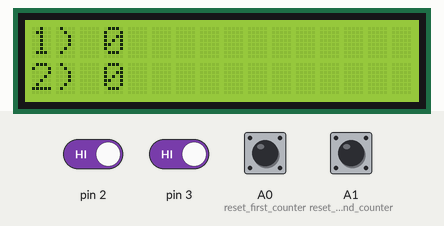
Bench run of a sketch on a simulated Arduino Uno, built with avr-gcc and run on an emulated ATmega328P. On the bench: 16×2 character LCD. The test bench sets the inputs (shaded band); at power-on: A0 (reset_first_counter), A1 (reset_second_counter), pin 2, pin 3 HIGH.

Above: at 1.2 s.
1.3 s: pin 2 driven LOW
At 2.5 s:
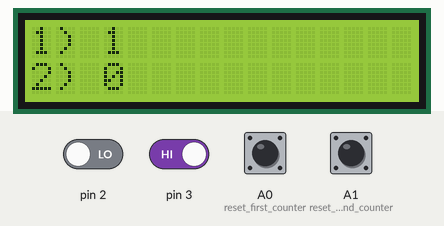
2.8 s: pin 3 driven LOW
At 3.9 s:
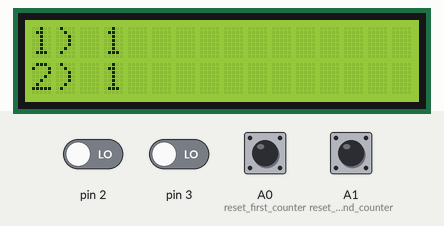
4.3 s: A0 (reset_first_counter) pulled LOW for 0.15 s
At 5.0 s:
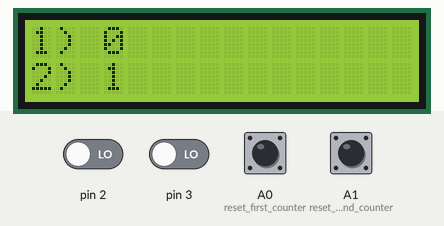
Timing chart, 0 to 7.3 s (numbered marks = the images above; inputs shaded):
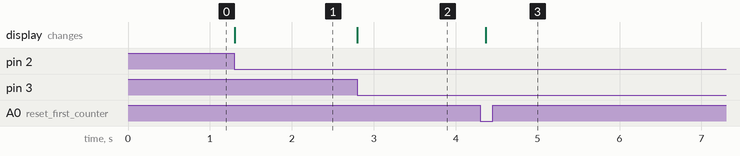

The sketch:

cycle_counter.ino
```cpp
#include <LiquidCrystal.h>

// initialize the library with the numbers of the interface pins
// For SafeDuino
LiquidCrystal lcd(13, 12, 11, 10, 8, 9);

long int counter_first=0;
long int counter_second=0;

void setup() {
  // вызов функции при срабатывании прервывания от цифрового порта 3
  attachInterrupt(0, blink_first, FALLING);
  attachInterrupt(1, blink_second, FALLING);

  // pin for reset couter
  pinMode(A0,INPUT); // reset first counter
  digitalWrite(A0, HIGH);
  pinMode(A1,INPUT); // reset second counter
  digitalWrite(A1, HIGH);


  // set up the LCD's number of columns and rows:
  lcd.begin(16, 2);
  // Print a message to the LCD.
  lcd.setCursor(0, 0);
  //lcd.print("  TURN  ");
  lcd.print("1)");
  lcd.setCursor(0, 1);
  lcd.print("2)");
  // Counter 1
  lcd.setCursor(3, 0);
  lcd.print(counter_first);
  // Counter 2
  lcd.setCursor(3, 1);
  lcd.print(counter_second);
}

void loop() {
  if(!digitalRead(A0)) {
    counter_first = 0;
    lcd.setCursor(3, 0);
    lcd.print("0            ");
  }
  if(!digitalRead(A1)) {
    counter_second = 0;
    lcd.setCursor(3, 1);
    lcd.print("0            ");
  }
  delay(100);
}

// Counter one
void blink_first() {
      counter_first++;
      lcd.setCursor(3, 0);
      lcd.print(counter_first);
}

// Counter two
void blink_second() {
      counter_second++;
      lcd.setCursor(3, 1);
      lcd.print(counter_second);
}
```

Measured:
- after the input at 1.3 s, the display: changes at once (image 1)
- after the input at 2.8 s, the display: changes at once (image 2)
- after the input at 4.3 s, the display: changes after 0.07 s (image 3)
